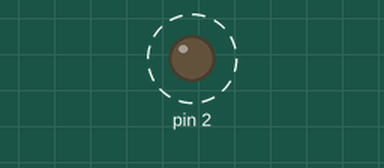
Simulated run of this sketch. Board: Arduino Uno, built with avr-gcc and run on an emulated ATmega328P. Shown: output pins drawn as LEDs (lit = HIGH). Dashed ring = blinking. Storage starts empty; what the sketch prints to the serial monitor is not drawn.

Above: at 1.6 s.
Timing chart, 0 to 4.3 s (numbered marks = the images above):
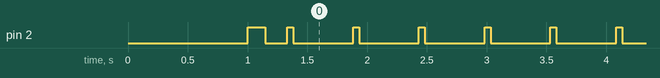

Measured:
- by itself, pin 2: repeats every 0.55 s: HIGH 0.05 s, LOW 0.50 s

The sketch:

configFile.ino
```cpp
#include "FS.h"

void setup() {
  pinMode(2, OUTPUT);
  digitalWrite(2, LOW);
  delay(1000);
  Serial.begin(115200);
  blinkStatusLED(150, 150);
  SPIFFS.begin();
  File f = SPIFFS.open("/timer.conf", "w");
  Serial.println("Creating a default one...");
  f.println("#1");
  f.println("00000011");
  f.println("18");
  f.println("23");
  f.println("#2");
  f.println("01111111");
  f.println("20");
  f.println("2");
  f.println("#3");
  f.println("01100111");
  f.println("20");
  f.println("2");

  Serial.println("...DONE!");

  Serial.println("Config file created!");
  Serial.println(f.name());

  f.close();
}

void blinkStatusLED(int high, int low) {
  digitalWrite(2, HIGH);
  delay(high);
  digitalWrite(2, LOW);
  delay(low);
}
void loop() {
    blinkStatusLED(50, 500);
}
```
